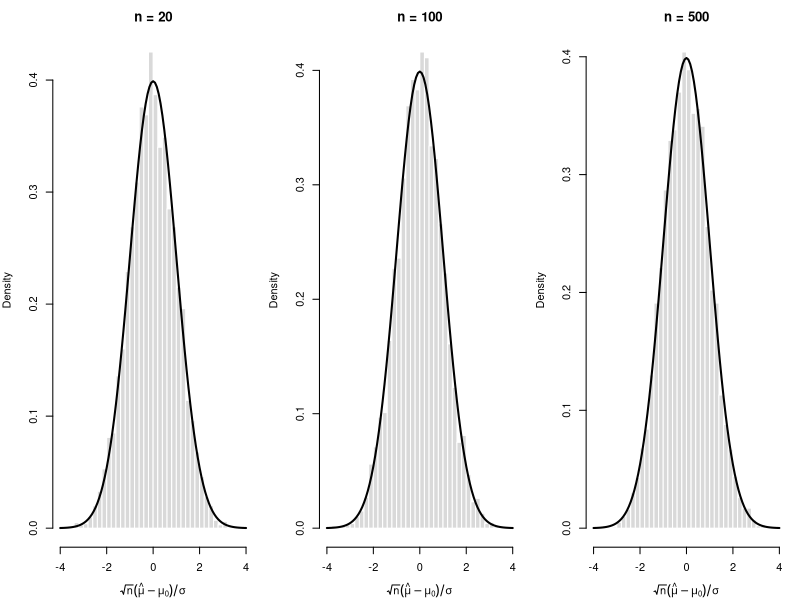
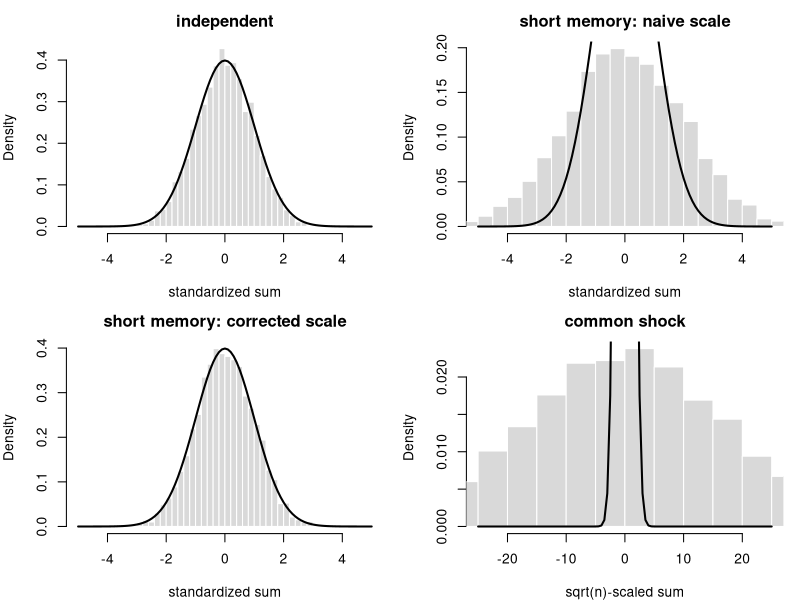
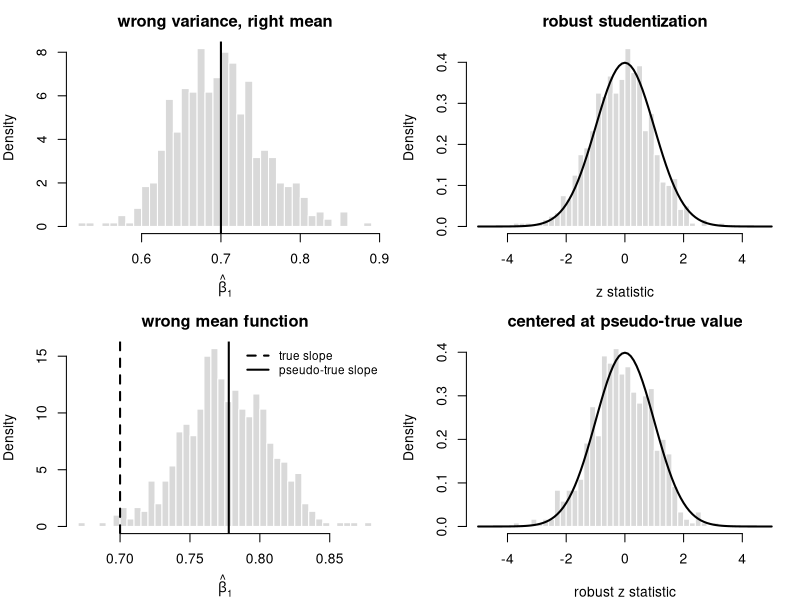

Source code (R) for these figures, in order:
## ---- chunk 1
#| label: fig-normal-mean-mle
#| fig-cap: "正規平均 MLE のシミュレーション。n が大きくなるにつれて、標準化した推定誤差の分布が標準正規に近づく。"
#| fig-width: 9
#| fig-height: 3.2
set.seed(20260801)

B <- 5000
mu0 <- 1
sigma <- 2
n_grid <- c(20, 100, 500)

op <- par(mfrow = c(1, 3), mar = c(4, 4, 2.5, 1))
for (n in n_grid) {
  xbar <- replicate(B, mean(rnorm(n, mean = mu0, sd = sigma)))
  z <- sqrt(n) * (xbar - mu0) / sigma
  hist(z,
       breaks = 35,
       probability = TRUE,
       col = "gray85",
       border = "white",
       main = paste0("n = ", n),
       xlab = expression(sqrt(n) * (hat(mu) - mu[0]) / sigma),
       xlim = c(-4, 4))
  curve(dnorm(x), add = TRUE, lwd = 2)
}
par(op)
## ---- chunk 2
#| label: fig-timeseries-remark
#| fig-cap: "独立データ、短い記憶をもつデータ、共通ショックがあるデータで、score 和の極限分布がどう変わるか。"
#| fig-width: 10
#| fig-height: 6.2
set.seed(20260802)

B <- 4000
n <- 300
rho <- 0.6

sim_iid_sum <- function(n) {
  sum(rnorm(n)) / sqrt(n)
}

sim_ar_sum <- function(n, rho) {
  e <- rnorm(n)
  s <- numeric(n)
  s[1] <- e[1] / sqrt(1 - rho^2)
  for (i in 2:n) {
    s[i] <- rho * s[i - 1] + e[i]
  }
  sum(s) / sqrt(n)
}

sim_common_sum <- function(n) {
  common <- rnorm(1)
  idio <- rnorm(n)
  sum(common + idio) / sqrt(n)
}

z_iid <- replicate(B, sim_iid_sum(n))
z_ar_raw <- replicate(B, sim_ar_sum(n, rho))

# AR(1) with innovation variance 1 has marginal variance 1/(1-rho^2).
# The variance of the normalized sum is 1/(1-rho)^2.
z_ar_naive <- z_ar_raw / sqrt(1 / (1 - rho^2))
z_ar_lr <- z_ar_raw / sqrt(1 / (1 - rho)^2)
z_common <- replicate(B, sim_common_sum(n))

op <- par(mfrow = c(2, 2), mar = c(4, 4, 2.5, 1))

hist(z_iid,
     breaks = 35,
     probability = TRUE,
     col = "gray85",
     border = "white",
     main = "independent",
     xlab = "standardized sum",
     xlim = c(-5, 5))
curve(dnorm(x), add = TRUE, lwd = 2)

hist(z_ar_naive,
     breaks = 35,
     probability = TRUE,
     col = "gray85",
     border = "white",
     main = "short memory: naive scale",
     xlab = "standardized sum",
     xlim = c(-5, 5))
curve(dnorm(x), add = TRUE, lwd = 2)

hist(z_ar_lr,
     breaks = 35,
     probability = TRUE,
     col = "gray85",
     border = "white",
     main = "short memory: corrected scale",
     xlab = "standardized sum",
     xlim = c(-5, 5))
curve(dnorm(x), add = TRUE, lwd = 2)

hist(z_common,
     breaks = 35,
     probability = TRUE,
     col = "gray85",
     border = "white",
     main = "common shock",
     xlab = "sqrt(n)-scaled sum",
     xlim = c(-25, 25))
curve(dnorm(x), add = TRUE, lwd = 2)

par(op)
## ---- chunk 3
#| label: fig-misspecified-poisson
#| fig-cap: "誤指定下の Poisson MLE。上段は分布だけが違う場合で、真の傾きのまわりに正規的に集中する。下段は平均関数を間違えた場合で、真の傾きではなく pseudo-true な傾きのまわりに集中する。"
#| fig-width: 10
#| fig-height: 7
set.seed(20260803)

poisson_robust_fit <- function(y, x) {
  fit <- glm(y ~ x, family = poisson())
  X <- model.matrix(fit)
  mu_hat <- fitted(fit)
  resid <- y - mu_hat
  H_hat <- crossprod(X, X * mu_hat) / length(y)
  S_hat <- crossprod(X, X * resid^2) / length(y)
  vcov_robust <- solve(H_hat, S_hat) %*% solve(H_hat) / length(y)
  vcov_naive <- solve(crossprod(X, X * mu_hat))
  c(beta1 = unname(coef(fit)[2]),
    se_naive = sqrt(vcov_naive[2, 2]),
    se_robust = sqrt(vcov_robust[2, 2]))
}

B <- 600
n <- 800
beta0 <- 0.3
beta1 <- 0.7
size_nb <- 1.2

sim_nb <- replicate(B, {
  x <- rnorm(n)
  mu <- exp(beta0 + beta1 * x)
  y <- rnbinom(n, mu = mu, size = size_nb)
  poisson_robust_fit(y, x)
})
sim_nb <- t(sim_nb)

z_robust <- (sim_nb[, "beta1"] - beta1) / sim_nb[, "se_robust"]

gamma <- 0.05
beta1_pseudo <- beta1 / (1 - 2 * gamma)

sim_quad <- replicate(B, {
  x <- rnorm(n)
  mu <- exp(beta0 + beta1 * x + gamma * x^2)
  y <- rpois(n, lambda = mu)
  poisson_robust_fit(y, x)
})
sim_quad <- t(sim_quad)
z_quad <- (sim_quad[, "beta1"] - beta1_pseudo) / sim_quad[, "se_robust"]

op <- par(mfrow = c(2, 2), mar = c(4, 4, 2.5, 1))

hist(sim_nb[, "beta1"],
     breaks = 35,
     probability = TRUE,
     col = "gray85",
     border = "white",
     main = "wrong variance, right mean",
     xlab = expression(hat(beta)[1]))
abline(v = beta1, lwd = 2)

hist(z_robust,
     breaks = 35,
     probability = TRUE,
     col = "gray85",
     border = "white",
     main = "robust studentization",
     xlab = "z statistic",
     xlim = c(-5, 5))
curve(dnorm(x), add = TRUE, lwd = 2)

hist(sim_quad[, "beta1"],
     breaks = 35,
     probability = TRUE,
     col = "gray85",
     border = "white",
     main = "wrong mean function",
     xlab = expression(hat(beta)[1]))
abline(v = beta1, lwd = 2, lty = 2)
abline(v = beta1_pseudo, lwd = 2)
legend("topright",
       legend = c("true slope", "pseudo-true slope"),
       lty = c(2, 1),
       lwd = 2,
       bty = "n",
       cex = 0.85)

hist(z_quad,
     breaks = 35,
     probability = TRUE,
     col = "gray85",
     border = "white",
     main = "centered at pseudo-true value",
     xlab = "robust z statistic",
     xlim = c(-5, 5))
curve(dnorm(x), add = TRUE, lwd = 2)

par(op)
